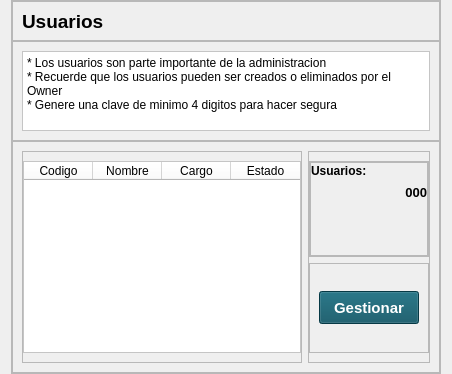
               <widget class="QWidget" name="pageB_Usuario1">
                <property name="styleSheet">
                 <string notr="true">QPushButton
{
color: rgb(255, 255, 255);
background-color: rgb(8, 80, 97);
}
QPushButton::hover
{
color: rgb(255, 255, 255);
	background-color: rgb(45, 131, 118);
}</string>
                </property>
                <layout class="QHBoxLayout" name="horizontalLayout_9">
                 <property name="topMargin">
                  <number>0</number>
                 </property>
                 <property name="bottomMargin">
                  <number>0</number>
                 </property>
                 <item>
                  <widget class="QFrame" name="frame_3">
                   <property name="maximumSize">
                    <size>
                     <width>700</width>
                     <height>16777215</height>
                    </size>
                   </property>
                   <property name="frameShape">
                    <enum>QFrame::StyledPanel</enum>
                   </property>
                   <property name="frameShadow">
                    <enum>QFrame::Raised</enum>
                   </property>
                   <layout class="QVBoxLayout" name="verticalLayout_8">
                    <property name="spacing">
                     <number>0</number>
                    </property>
                    <property name="leftMargin">
                     <number>0</number>
                    </property>
                    <property name="topMargin">
                     <number>0</number>
                    </property>
                    <property name="rightMargin">
                     <number>0</number>
                    </property>
                    <property name="bottomMargin">
                     <number>0</number>
                    </property>
                    <item>
                     <widget class="QFrame" name="Atitulo_2">
                      <property name="minimumSize">
                       <size>
                        <width>0</width>
                        <height>40</height>
                       </size>
                      </property>
                      <property name="maximumSize">
                       <size>
                        <width>16777215</width>
                        <height>40</height>
                       </size>
                      </property>
                      <property name="frameShape">
                       <enum>QFrame::StyledPanel</enum>
                      </property>
                      <property name="frameShadow">
                       <enum>QFrame::Raised</enum>
                      </property>
                      <layout class="QVBoxLayout" name="verticalLayout_9">
                       <item>
                        <widget class="QLabel" name="label_4">
                         <property name="maximumSize">
                          <size>
                           <width>16777215</width>
                           <height>100000</height>
                          </size>
                         </property>
                         <property name="font">
                          <font>
                           <pointsize>14</pointsize>
                           <weight>75</weight>
                           <bold>true</bold>
                          </font>
                         </property>
                         <property name="styleSheet">
                          <string notr="true"/>
                         </property>
                         <property name="text">
                          <string>Usuarios</string>
                         </property>
                        </widget>
                       </item>
                      </layout>
                     </widget>
                    </item>
                    <item>
                     <widget class="QFrame" name="Btexto_2">
                      <property name="minimumSize">
                       <size>
                        <width>0</width>
                        <height>100</height>
                       </size>
                      </property>
                      <property name="maximumSize">
                       <size>
                        <width>16777215</width>
                        <height>100</height>
                       </size>
                      </property>
                      <property name="frameShape">
                       <enum>QFrame::StyledPanel</enum>
                      </property>
                      <property name="frameShadow">
                       <enum>QFrame::Raised</enum>
                      </property>
                      <layout class="QVBoxLayout" name="verticalLayout_10">
                       <item>
                        <widget class="QTextBrowser" name="textBrowser_2">
                         <property name="font">
                          <font>
                           <pointsize>10</pointsize>
                          </font>
                         </property>
                         <property name="styleSheet">
                          <string notr="true">background-color: rgb(255, 255, 255);</string>
                         </property>
                         <property name="html">
                          <string>&lt;!DOCTYPE HTML PUBLIC &quot;-//W3C//DTD HTML 4.0//EN&quot; &quot;http://www.w3.org/TR/REC-html40/strict.dtd&quot;&gt;
&lt;html&gt;&lt;head&gt;&lt;meta name=&quot;qrichtext&quot; content=&quot;1&quot; /&gt;&lt;style type=&quot;text/css&quot;&gt;
p, li { white-space: pre-wrap; }
&lt;/style&gt;&lt;/head&gt;&lt;body style=&quot; font-family:'MS Shell Dlg 2'; font-size:10pt; font-weight:400; font-style:normal;&quot;&gt;
&lt;p style=&quot; margin-top:0px; margin-bottom:0px; margin-left:0px; margin-right:0px; -qt-block-indent:0; text-indent:0px;&quot;&gt;&lt;span style=&quot; font-size:9pt;&quot;&gt;* Los usuarios son parte importante de la administracion&lt;/span&gt;&lt;/p&gt;
&lt;p style=&quot; margin-top:0px; margin-bottom:0px; margin-left:0px; margin-right:0px; -qt-block-indent:0; text-indent:0px;&quot;&gt;&lt;span style=&quot; font-size:9pt;&quot;&gt;* Recuerde que los usuarios pueden ser creados o eliminados por el Owner&lt;/span&gt;&lt;/p&gt;
&lt;p style=&quot; margin-top:0px; margin-bottom:0px; margin-left:0px; margin-right:0px; -qt-block-indent:0; text-indent:0px;&quot;&gt;&lt;span style=&quot; font-size:9pt;&quot;&gt;* Genere una clave de minimo 4 digitos para hacer segura&lt;/span&gt;&lt;/p&gt;&lt;/body&gt;&lt;/html&gt;</string>
                         </property>
                        </widget>
                       </item>
                      </layout>
                     </widget>
                    </item>
                    <item>
                     <widget class="QFrame" name="frame_12">
                      <property name="font">
                       <font>
                        <pointsize>12</pointsize>
                       </font>
                      </property>
                      <property name="frameShape">
                       <enum>QFrame::StyledPanel</enum>
                      </property>
                      <property name="frameShadow">
                       <enum>QFrame::Raised</enum>
                      </property>
                      <layout class="QHBoxLayout" name="horizontalLayout_16">
                       <item>
                        <widget class="QFrame" name="frame_30">
                         <property name="maximumSize">
                          <size>
                           <width>500</width>
                           <height>16777215</height>
                          </size>
                         </property>
                         <property name="frameShape">
                          <enum>QFrame::StyledPanel</enum>
                         </property>
                         <property name="frameShadow">
                          <enum>QFrame::Raised</enum>
                         </property>
                         <layout class="QHBoxLayout" name="horizontalLayout_24">
                          <property name="spacing">
                           <number>0</number>
                          </property>
                          <property name="leftMargin">
                           <number>0</number>
                          </property>
                          <property name="rightMargin">
                           <number>0</number>
                          </property>
                          <item>
                           <widget class="QTableWidget" name="tblMainUsuarios">
                            <property name="minimumSize">
                             <size>
                              <width>278</width>
                              <height>0</height>
                             </size>
                            </property>
                            <property name="maximumSize">
                             <size>
                              <width>278</width>
                              <height>16777215</height>
                             </size>
                            </property>
                            <property name="font">
                             <font>
                              <pointsize>10</pointsize>
                             </font>
                            </property>
                            <property name="styleSheet">
                             <string notr="true">background-color: rgb(255, 255, 255);</string>
                            </property>
                            <attribute name="horizontalHeaderDefaultSectionSize">
                             <number>69</number>
                            </attribute>
                            <attribute name="horizontalHeaderMinimumSectionSize">
                             <number>39</number>
                            </attribute>
                            <column>
                             <property name="text">
                              <string>Codigo</string>
                             </property>
                            </column>
                            <column>
                             <property name="text">
                              <string>Nombre</string>
                             </property>
                            </column>
                            <column>
                             <property name="text">
                              <string>Cargo</string>
                             </property>
                            </column>
                            <column>
                             <property name="text">
                              <string>Estado</string>
                             </property>
                            </column>
                           </widget>
                          </item>
                         </layout>
                        </widget>
                       </item>
                       <item>
                        <widget class="QFrame" name="frame_26">
                         <property name="maximumSize">
                          <size>
                           <width>500</width>
                           <height>16777215</height>
                          </size>
                         </property>
                         <property name="font">
                          <font>
                           <pointsize>8</pointsize>
                           <weight>50</weight>
                           <bold>false</bold>
                          </font>
                         </property>
                         <property name="frameShape">
                          <enum>QFrame::StyledPanel</enum>
                         </property>
                         <property name="frameShadow">
                          <enum>QFrame::Raised</enum>
                         </property>
                         <layout class="QVBoxLayout" name="verticalLayout_17">
                          <property name="leftMargin">
                           <number>0</number>
                          </property>
                          <property name="rightMargin">
                           <number>0</number>
                          </property>
                          <item>
                           <widget class="QFrame" name="frame_31">
                            <property name="font">
                             <font>
                              <pointsize>12</pointsize>
                              <weight>50</weight>
                              <bold>false</bold>
                             </font>
                            </property>
                            <property name="frameShape">
                             <enum>QFrame::StyledPanel</enum>
                            </property>
                            <property name="frameShadow">
                             <enum>QFrame::Raised</enum>
                            </property>
                            <layout class="QHBoxLayout" name="horizontalLayout_23">
                             <property name="spacing">
                              <number>0</number>
                             </property>
                             <property name="leftMargin">
                              <number>0</number>
                             </property>
                             <property name="topMargin">
                              <number>0</number>
                             </property>
                             <property name="rightMargin">
                              <number>0</number>
                             </property>
                             <property name="bottomMargin">
                              <number>0</number>
                             </property>
                             <item>
                              <widget class="QFrame" name="frame_33">
                               <property name="font">
                                <font>
                                 <pointsize>10</pointsize>
                                 <weight>50</weight>
                                 <bold>false</bold>
                                </font>
                               </property>
                               <property name="frameShape">
                                <enum>QFrame::StyledPanel</enum>
                               </property>
                               <property name="frameShadow">
                                <enum>QFrame::Raised</enum>
                               </property>
                               <layout class="QVBoxLayout" name="verticalLayout_18">
                                <property name="leftMargin">
                                 <number>0</number>
                                </property>
                                <property name="topMargin">
                                 <number>0</number>
                                </property>
                                <property name="rightMargin">
                                 <number>0</number>
                                </property>
                                <item>
                                 <widget class="QLabel" name="label_10">
                                  <property name="minimumSize">
                                   <size>
                                    <width>0</width>
                                    <height>16</height>
                                   </size>
                                  </property>
                                  <property name="font">
                                   <font>
                                    <weight>75</weight>
                                    <bold>true</bold>
                                   </font>
                                  </property>
                                  <property name="text">
                                   <string>Usuarios:</string>
                                  </property>
                                 </widget>
                                </item>
                                <item>
                                 <widget class="QLabel" name="txtTotalUsuario">
                                  <property name="font">
                                   <font>
                                    <pointsize>10</pointsize>
                                    <weight>75</weight>
                                    <bold>true</bold>
                                   </font>
                                  </property>
                                  <property name="text">
                                   <string>000</string>
                                  </property>
                                  <property name="alignment">
                                   <set>Qt::AlignRight|Qt::AlignTrailing|Qt::AlignVCenter</set>
                                  </property>
                                 </widget>
                                </item>
                                <item>
                                 <spacer name="verticalSpacer_7">
                                  <property name="orientation">
                                   <enum>Qt::Vertical</enum>
                                  </property>
                                  <property name="sizeHint" stdset="0">
                                   <size>
                                    <width>20</width>
                                    <height>40</height>
                                   </size>
                                  </property>
                                 </spacer>
                                </item>
                               </layout>
                              </widget>
                             </item>
                            </layout>
                           </widget>
                          </item>
                          <item>
                           <widget class="QFrame" name="frame_32">
                            <property name="minimumSize">
                             <size>
                              <width>0</width>
                              <height>90</height>
                             </size>
                            </property>
                            <property name="maximumSize">
                             <size>
                              <width>16777215</width>
                              <height>90</height>
                             </size>
                            </property>
                            <property name="frameShape">
                             <enum>QFrame::StyledPanel</enum>
                            </property>
                            <property name="frameShadow">
                             <enum>QFrame::Raised</enum>
                            </property>
                            <layout class="QHBoxLayout" name="horizontalLayout_25">
                             <item>
                              <widget class="QPushButton" name="btnUsuarioVentana">
                               <property name="minimumSize">
                                <size>
                                 <width>100</width>
                                 <height>33</height>
                                </size>
                               </property>
                               <property name="font">
                                <font>
                                 <pointsize>11</pointsize>
                                 <weight>75</weight>
                                 <bold>true</bold>
                                </font>
                               </property>
                               <property name="styleSheet">
                                <string notr="true"/>
                               </property>
                               <property name="text">
                                <string>Gestionar</string>
                               </property>
                              </widget>
                             </item>
                            </layout>
                           </widget>
                          </item>
                         </layout>
                        </widget>
                       </item>
                      </layout>
                     </widget>
                    </item>
                   </layout>
                  </widget>
                 </item>
                </layout>
               </widget>
